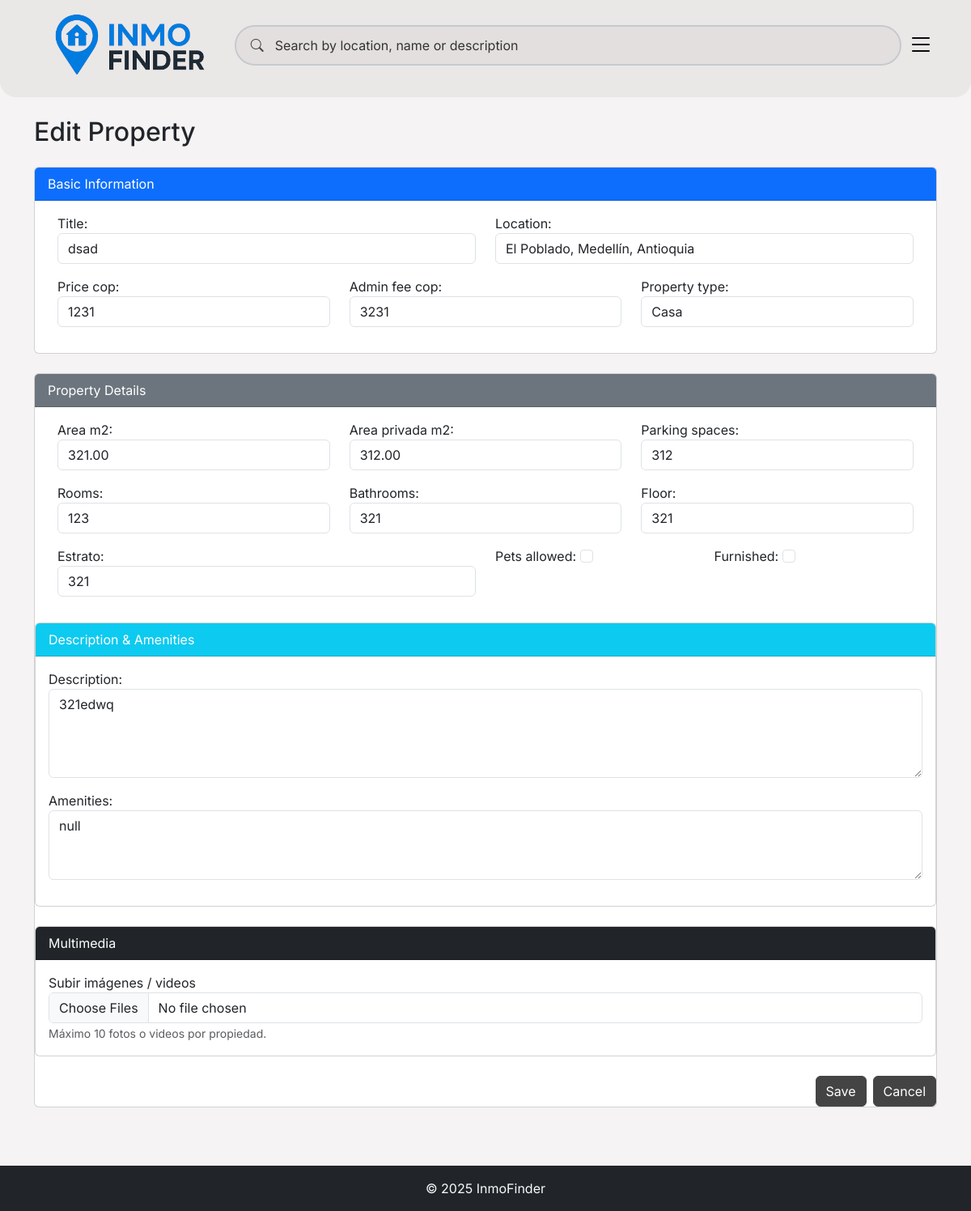
Screenshot of /properties/edit/38/ (signed in) with the database file from the repository.
### properties/models.py (models this page shows, shortened)
class Propiedad(models.Model):
    owner = models.ForeignKey(User, related_name='propiedades', on_delete=models.CASCADE, null=True, blank=True)
    title = models.CharField(max_length=255, null=True, blank=True)
    description = models.TextField(blank=True, null=True)
    location = models.CharField(max_length=255)
    property_type = models.CharField(max_length=50, choices=[
        ('Apartamento', 'Apartamento'),
        ('Casa', 'Casa'),
        ('Lote', 'Lote'),
        ('Oficina', 'Oficina'),
        ('Otro', 'Otro'),
    ])
    condition = models.CharField(max_length=100, blank=True, null=True)
    seller = models.CharField(max_length=255, blank=True, null=True)
    listing_url = models.URLField(blank=True, null=True)
    area_m2 = models.DecimalField(max_digits=10, decimal_places=2)
    area_privada_m2 = models.DecimalField(max_digits=10, decimal_places=2)
    rooms = models.IntegerField()
    bathrooms = models.IntegerField()
    parking_spaces = models.IntegerField()
    floor = models.IntegerField()
    estrato = models.IntegerField(blank=True, null=True)
    antiguedad = models.CharField(max_length=50, blank=True, null=True)
    cantidad_de_pisos = models.IntegerField(blank=True, null=True)
    codigo_fincaraiz = models.CharField(max_length=50, blank=True, null=True)
    amenities = models.JSONField(blank=True, null=True)
    price_cop = models.BigIntegerField()
    admin_fee_cop = models.BigIntegerField(blank=True, null=True)
    pets_allowed = models.BooleanField(default=False)
    furnished = models.BooleanField(default=False)
    created_at = models.DateTimeField(auto_now_add=True, null=True, blank=True)
    updated_at = models.DateTimeField(auto_now=True, null=True, blank=True)

### properties/views.py (the view, shortened to what this page needs)
# urls.py: path("edit/<int:pk>/", views.PropiedadUpdateView.as_view(), name="edit"),
class PropiedadUpdateView(LoginRequiredMixin, PropietarioRequiredMixin, RoleSuccessUrlMixin, UpdateView):
    model = Propiedad
    form_class = PropiedadForm
    template_name = "properties/add_property.html"
    def get_queryset(self):
        qs = super().get_queryset()
        if getattr(self.request.user, "is_admin", False):
            return qs
        return qs.filter(owner=self.request.user)

### properties/views.py (called while the page is built)
    def test_func(self):
        request = getattr(self, "request", None)
        user = getattr(request, "user", None)
        if not user or not getattr(user, "is_authenticated", False):
            return False
        if hasattr(user, "is_admin") and bool(user.is_admin):
            return True
        if hasattr(user, "is_propietario"):
            return bool(user.is_propietario)
        return user.groups.filter(name="Propietarios").exists()

### properties/templates/properties/add_property.html (shortened to what this page needs)
{% extends "properties/base.html" %}
{% block content %}
<div class="container mt-4">
  <h2 class="mb-4">
    {% if form.instance.pk %}Edit Property{% else %}Add New Property{% endif %}
  </h2>
  <form method="post" enctype="multipart/form-data" class="needs-validation">
    <div class="card mb-4">
      <div class="card-header bg-primary text-white">Basic Information</div>
      <div class="card-body">
        <div class="row">
          <div class="col-md-6 mb-3">
            {{ form.title.label_tag }}
            {{ form.title }}
          </div>
          <div class="col-md-6 mb-3">
            {{ form.location.label_tag }}
            {{ form.location }}
          </div>
        </div>
        <div class="row">
          <div class="col-md-4 mb-3">
            {{ form.price_cop.label_tag }}
            {{ form.price_cop }}
          </div>
          <div class="col-md-4 mb-3">
            {{ form.admin_fee_cop.label_tag }}
            {{ form.admin_fee_cop }}
          </div>
          <div class="col-md-4 mb-3">
            {{ form.property_type.label_tag }}
            {{ form.property_type }}
          </div>
        </div>
      </div>
    </div>
    <div class="card mb-4">
      <div class="card-header bg-secondary text-white">Property Details</div>
      <div class="card-body">
        <div class="row">
          <div class="col-md-4 mb-3">
            {{ form.area_m2.label_tag }}
            {{ form.area_m2 }}
          </div>
          <div class="col-md-4 mb-3">
            {{ form.area_privada_m2.label_tag }}
            {{ form.area_privada_m2 }}
          </div>
          <div class="col-md-4 mb-3">
            {{ form.parking_spaces.label_tag }}
            {{ form.parking_spaces }}
          </div>
        </div>
        <div class="row">
          <div class="col-md-4 mb-3">
            {{ form.rooms.label_tag }}
            {{ form.rooms }}
          </div>
          <div class="col-md-4 mb-3">
            {{ form.bathrooms.label_tag }}
            {{ form.bathrooms }}
          </div>
          <div class="col-md-4 mb-3">
            {{ form.floor.label_tag }}
            {{ form.floor }}
          </div>
        </div>
        <div class="row">
            <div class="col-md-6 mb-3">
                {{ form.estrato.label_tag }}
                {{ form.estrato }}
            </div>
            <div class="col-md-3 mb-3">
                {{ form.pets_allowed.label_tag }}
                {{ form.pets_allowed }}
            </div>
            <div class="col-md-3 mb-3">
                {{ form.furnished.label_tag }}
                {{ form.furnished }}
            </div>
        </div>
    </div>
    <div class="card mb-4">
      <div class="card-header bg-info text-white">Description & Amenities</div>
      <div class="card-body">
        <div class="mb-3">
          {{ form.description.label_tag }}
          {{ form.description }}
        </div>
        <div class="mb-3">
          {{ form.amenities.label_tag }}
          {{ form.amenities }}
        </div>
      </div>
    </div>
<div class="card mb-4">
  <div class="card-header bg-dark text-white">Multimedia</div>
  <div class="card-body">
    <div class="form-group">
      <label for="id_multimedia_files">Subir imágenes / videos</label>
      <input
        type="file"
        name="multimedia_files"
        id="id_multimedia_files"
        class="form-control"
        multiple
        accept="image/*,video/*"
      >
      <small class="form-text text-muted">Máximo 10 fotos o videos por propiedad.</small>
    </div>
  </div>
</div>
    <div class="d-flex justify-content-end">
      <button type="submit" class="btn btn-success me-2">Save</button>
      <a href="{% url 'dashboard' %}" class="btn btn-secondary">Cancel</a>
    </div>
    </div>
  </form>
</div>
{% endblock %}

### properties/static/css/main.css (style rules this page uses)
:root { --ink: #444444; --muted: #A8ADB1; --muted-2: #B5B9BD; --muted-3: #C6CACD; --radius-pill: 999px; --btn-stroke: 2px; --header-pt: 2.25rem; --header-pb: 2rem; --hero-gap: 1rem; --search-width: 280px; }
html, body { font-family: Inter, system-ui, -apple-system, "Segoe UI", Roboto, "Helvetica Neue", Arial, "Noto Sans", "Apple Color Emoji","Segoe UI Emoji", "Segoe UI Symbol"; background: #f5f3f3; overflow-x: hidden; width: 100%; }
* { box-sizing: border-box; }
.row { margin-left: 0; margin-right: 0; }
form { max-width: 100%; }

### properties/static/css/theme.css (style rules this page uses)
:root { --brand-brown: #444444; --brand-brown-600: #333333; --brand-brown-700: #222222; --brand-brown-contrast: #ffffff; --brand-focus-ring: rgba(68, 68, 68, 0.35); }
html, body { font-family: Inter, system-ui, -apple-system, "Segoe UI", Roboto, "Helvetica Neue", Arial, "Noto Sans", "Apple Color Emoji","Segoe UI Emoji", "Segoe UI Symbol"; }
.btn, .btn-primary, .btn-secondary, .btn-success, .btn-info, .btn-warning, .btn-dark { background-color: var(--brand-brown) !important; border-color: var(--brand-brown) !important; color: var(--brand-brown-contrast) !important; }

### rows the page displays
Propiedad: title "dsad", location "El Poblado, Medellín, Antioquia", price_cop "1231", admin_fee_cop "3231", property_type "Casa", area_m2 "321.00", area_privada_m2 "312.00", parking_spaces "312", rooms "123", bathrooms "321", floor "321", estrato "321", description "321edwq", amenities "null"
